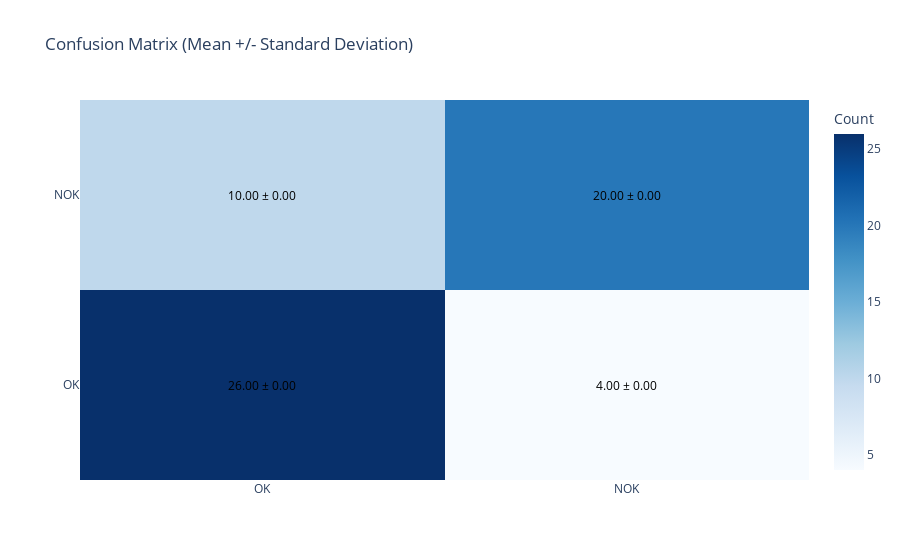

The code cell stored with this chart in its notebook:
### Code cell
conf_plot

### Figure 1 — Plotly figure (JSON) as saved in the notebook; plotly's stock layout.template omitted (floating-point values rounded to 4 significant figures)
{"data": [{"colorbar": {"title": {"text": "Count"}}, "colorscale": [[0, "rgb(247,251,255)"], [0.125, "rgb(222,235,247)"], [0.25, "rgb(198,219,239)"], [0.375, "rgb(158,202,225)"], [0.5, "rgb(107,174,214)"], [0.625, "rgb(66,146,198)"], [0.75, "rgb(33,113,181)"], [0.875, "rgb(8,81,156)"], [1, "rgb(8,48,107)"]], "hoverongaps": false, "type": "heatmap", "z": [[26, 4], [10, 20]], "zmax": 26, "zmin": 4}], "layout": {"annotations": [{"font": {"color": "black"}, "showarrow": false, "text": "26.00 ± 0.00", "x": 0, "y": 0}, {"font": {"color": "black"}, "showarrow": false, "text": "4.00 ± 0.00", "x": 1, "y": 0}, {"font": {"color": "black"}, "showarrow": false, "text": "10.00 ± 0.00", "x": 0, "y": 1}, {"font": {"color": "black"}, "showarrow": false, "text": "20.00 ± 0.00", "x": 1, "y": 1}], "title": {"text": "Confusion Matrix (Mean +/- Standard Deviation)"}, "xaxis": {"ticktext": ["OK", "NOK"], "tickvals": [0, 1]}, "yaxis": {"ticktext": ["OK", "NOK"], "tickvals": [0, 1]}}}
